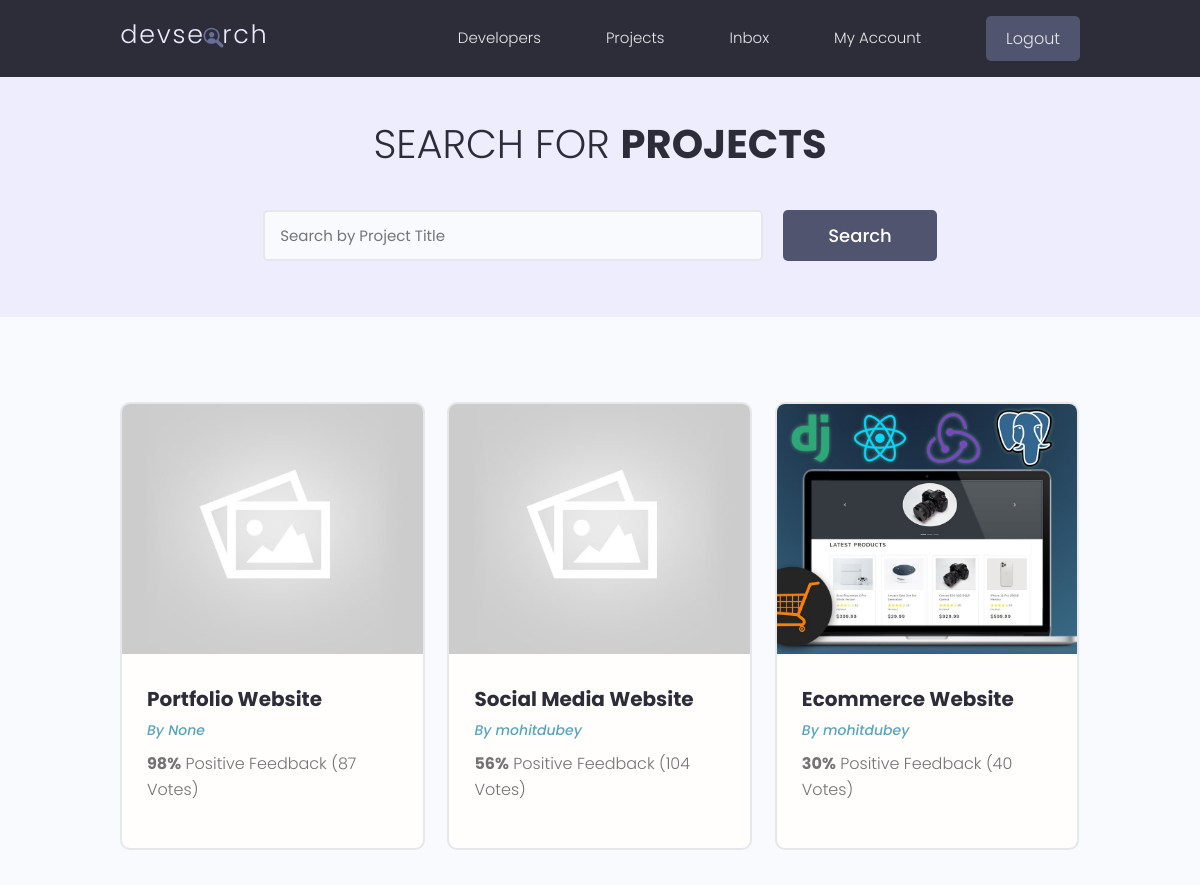
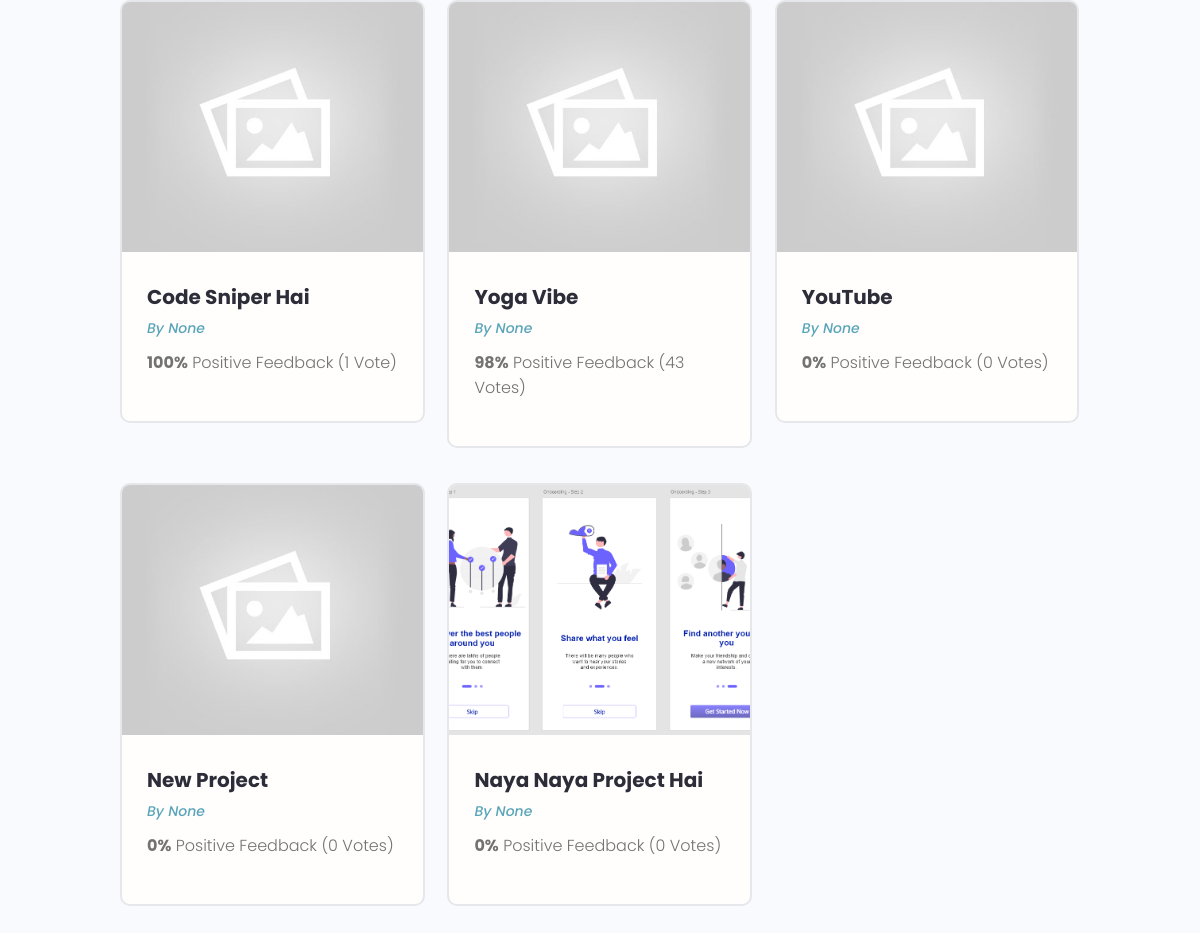
/projects (signed in), run on the app's committed database (2 pictures, top to bottom).
### projects/models.py (models this page shows, shortened)
class Project(models.Model):
    owner = models.ForeignKey(Profile, on_delete=models.SET_NULL,null=True,blank=True)
    title=models.CharField(max_length=50)
    desc=models.TextField(null=True ,blank=True)
    featured_image = models.ImageField(null=True,blank=True,default = "default.jpg")
    demo_link=models.CharField(max_length=2000,null=True , blank=True)
    source_link=models.CharField(max_length=2000,null=True , blank=True)
    tags = models.ManyToManyField('Tag',blank=True)
    vote_total=models.IntegerField(default= 0,null=True ,blank=True)
    vote_ratio=models.IntegerField(default= 0,null=True ,blank=True)
    id=models.UUIDField(default=uuid.uuid4,unique=True, primary_key=True ,editable=False)

### users/models.py (models this page shows)
class Profile(models.Model):
    users = models.OneToOneField(User, on_delete=models.CASCADE,null=True,blank=True)
    username = models.CharField(max_length=200,blank=True,null=True)
    location = models.CharField(max_length=200,blank=True,null=True)
    name = models.CharField(max_length=200,blank=True,null=True)
    email = models.EmailField(max_length=254,blank=True,null=True)
    short_intro = models.CharField(max_length=200,blank=True,null=True)
    bio = models.CharField(max_length=200,blank=True,null=True)
    profile_image = models.ImageField(null=True, blank = True, upload_to='profiles/', default = 'profiles/user.png')
    social_github = models.CharField(max_length=200,blank=True,null=True)
    social_linkedin = models.CharField(max_length=200,blank=True,null=True)
    social_twitter = models.CharField(max_length=200,blank=True,null=True)
    social_youtube = models.CharField(max_length=200,blank=True,null=True)
    created = models.DateTimeField(auto_now_add=True)
    id=models.UUIDField(default=uuid.uuid4,unique=True, primary_key=True ,editable=False)
    def __str__(self):
        return str(self.username)

### projects/views.py (the view)
# urls.py: path('projects',include('projects.urls')),
def projects(request):
    projects = Project.objects.all()
    allTags = Tag.objects.all()
    context = {'project':projects,'allTags':allTags}
    return render(request,"projects/projectshome.html",context)

### projects/templates/projects/projectshome.html (shortened to what this page needs)
{% extends 'main.html' %} {% block body %}
<main class="projects">
  <section class="hero-section text-center">
    <div class="container container--narrow">
      <div class="hero-section__box">
        <h2>Search for <span>Projects</span></h2>
      </div>
      <div class="hero-section__search">
        <form class="form" action="#" method="get">
          <div class="form__field">
            <input
              class="input input--text"
              id="formInput#search"
              type="text"
              name="text"
              placeholder="Search by Project Title"
            />
          </div>
          <input class="btn btn--sub btn--lg" type="submit" value="Search" />
        </form>
      </div>
    </div>
  </section>
  <section class="projectsList">
    <div class="container">
      <div class="grid grid--three">
        {% for p in project %}
        <div class="column">
          <div class="card project">
            <a href="{% url 'project' p.id %}" class="project">
              <img
                class="project__thumbnail"
                src="{{p.featured_image.url}}"
                alt="project thumbnail"
              />
              <div class="card__body">
                <h3 class="project__title">{{p.title}}</h3>
                <p>
                  <a class="project__author" href="{% url 'project' p.id %}"
                    >By {{p.owner}}</a
                  >
                </p>
                <p class="project--rating">
                  <span style="font-weight: bold">{{p.vote_ratio}}%</span>
                  Positive Feedback ({{p.vote_total}} Vote{{p.vote_total|pluralize:"s"}})
                </p>
              </div>
            </a>
          </div>
        </div>
        {% endfor %}
      </div>
    </div>
  </section>
</main>
{% endblock body %}

### static/style/app.css (style rules this page uses)
:root { --color-sub: #2d2d39; }
.btn--sub { background-color: var(--color-sub-light); }
.card { border: 2px solid var(--color-light); }
img { width: 100%; }
.hero-section { height: 40vh; display: flex; align-items: center; background-color: var(--color-sub); }
.hero-section__box { margin-bottom: 4rem; }
.hero-section__box > h2, .hero-section__box > h2 > span { font-size: 4rem; color: var(--color-light); line-height: 1.3; text-transform: uppercase; }
.hero-section__box > h2 { font-weight: 300; }
.hero-section__box > h2 > span { font-weight: 700; }
.hero-section__search > .form { display: flex; align-items: center; justify-content: center; gap: 2rem; }
.hero-section__search > .form input.input--text { width: 50rem; }
.project__author { font-size: 1.4rem; font-style: italic; }
.project--rating { margin-bottom: 1.6em; margin-top: .5em; }
.projects > .hero-section { background: var(--color-sub-lighter); height: 30vh; }
.projects .hero-section__box { margin-bottom: 2.5rem; }
.projects .hero-section__box > h2 { color: var(--color-sub); }
.projects .hero-section__box > h2 > span { font-weight: 700; color: var(--color-sub); }
.projectsList { margin-top: 8rem; }
.project__thumbnail { height: 25rem; object-fit: cover; object-position: top center; }
.project__title { font-size: 2rem; font-weight: 700; color: var(--color-sub); }

### static/uikit/styles/modules/_variables.css (style rules this page uses)
:root { --color-main: #5aa5b9; --color-main-light: #e6faff; --color-sub: #3f4156; --color-sub-light: #51546e; --color-sub-lighter: #ededfd; --color-text: #737373; --color-gray: #8b8b8b; --color-light: #e5e7eb; --color-light-gray: #767676; --color-bg: #f8fafd; --color-white: #fffefd; --color-white-light: #f3f3f3; --color-success: #359e64; --color-success-bg: #def8e8; --color-error: #fc4b0b; --color-error-bg: #fff2ee; --font-base: 'Poppins', arial, helvetica, 'Segoe UI', roboto, ubuntu, sans-serif; --font-monospace: 'Fira Code', 'Courier New', courier, monospace; --font-regular: 300; --font-medium: 500; --font-bold: 700; --generic-shadow: 1px 1px 5px #00000010; --generic-transition: all 0.3s ease-in-out; }

### static/uikit/styles/modules/_base.css (style rules this page uses)
* { margin: 0; padding: 0; box-sizing: border-box; text-rendering: optimizeLegibility; color: inherit; font-size: inherit; }
html { font-size: 50%; }
@media only screen and (min-width: 480px) { html { font-size: 56.25%; } }
@media only screen and (min-width: 1200px) { html { font-size: 62.5%; } }
body { line-height: 1.6; font-weight: 400; font-size: 1.5rem; color: var(--color-text); background-color: var(--color-bg); min-height: 100vh; }

### static/uikit/styles/modules/_typography.css (style rules this page uses)
* { font-family: var(--font-base); }
h2 { font-size: 3.6rem; font-weight: var(--font-bold); }
h3 { font-size: 3.2rem; font-weight: var(--font-medium); }
p, span, strong { font-size: 1.6rem; color: var(--color-text); font-weight: var(--font-regular); }
a { padding-bottom: 2px; text-decoration: none; display: inline-block; color: var(--color-main); font-weight: var(--font-medium); }

### static/uikit/styles/modules/_utilities.css (style rules this page uses)
.container { width: 92%; max-width: 165rem; margin: 0 auto; box-sizing: border-box; }
.container--narrow { width: 92%; max-width: 120rem; }
@media screen and (min-width: 1000px) { .container { width: 90%; } }
@media screen and (min-width: 1000px) { .container--narrow { width: 85%; } }
@media screen and (min-width: 1200px) { .container { width: 80%; } }
@media screen and (min-width: 1200px) { .container--narrow { width: 72%; } }
.text-center { text-align: center; }

### static/uikit/styles/modules/_button.css (style rules this page uses)
.btn { display: inline-block; position: relative; cursor: pointer; background-color: var(--color-light); font-weight: var(--font-medium); color: var(--color-sub); text-decoration: none; padding: 1rem 2rem; border-radius: 0.5rem; border: none; width: -webkit-fit-content; width: -moz-fit-content; width: fit-content; height: -webkit-fit-content; height: -moz-fit-content; height: fit-content; font-size: 1.6rem; outline-width: 0; outline-color: transparent; -webkit-backface-visibility: hidden; backface-visibility: hidden; transition: all 0.3s ease-in-out; }
.btn--sub { background-color: var(--color-sub); color: var(--color-white); }
.btn--lg { font-size: 1.8rem; padding: 1.2rem 4.5rem; }

### static/uikit/styles/modules/_card.css (style rules this page uses)
.card { border-radius: 1rem; background-color: var(--color-white); border: 1.5px solid var(--color-light); width: auto; height: auto; margin-top: 0.5rem; margin-bottom: 0.5rem; overflow: hidden; }
.card__body, .card__header { padding: 2rem 2.5rem; }

### data on the page
Project: featured_image (placeholder picture), title "Portfolio Website", owner "None", vote_ratio "98", vote_total "87"
Project: featured_image (placeholder picture), title "Social Media Website", owner "mohitdubey", vote_ratio "56", vote_total "104"
Project: featured_image (picture), title "Ecommerce Website", owner "mohitdubey", vote_ratio "30", vote_total "40"
Project: featured_image (placeholder picture), title "Code Sniper Hai", owner "None", vote_ratio "100", vote_total "1"
Project: featured_image (placeholder picture), title "Yoga Vibe", owner "None", vote_ratio "98", vote_total "43"
Project: featured_image (placeholder picture), title "YouTube", owner "None", vote_ratio "0", vote_total "0"
Project: featured_image (placeholder picture), title "New Project", owner "None", vote_ratio "0", vote_total "0"
Project: featured_image (picture), title "Naya Naya Project Hai", owner "None", vote_ratio "0", vote_total "0"
